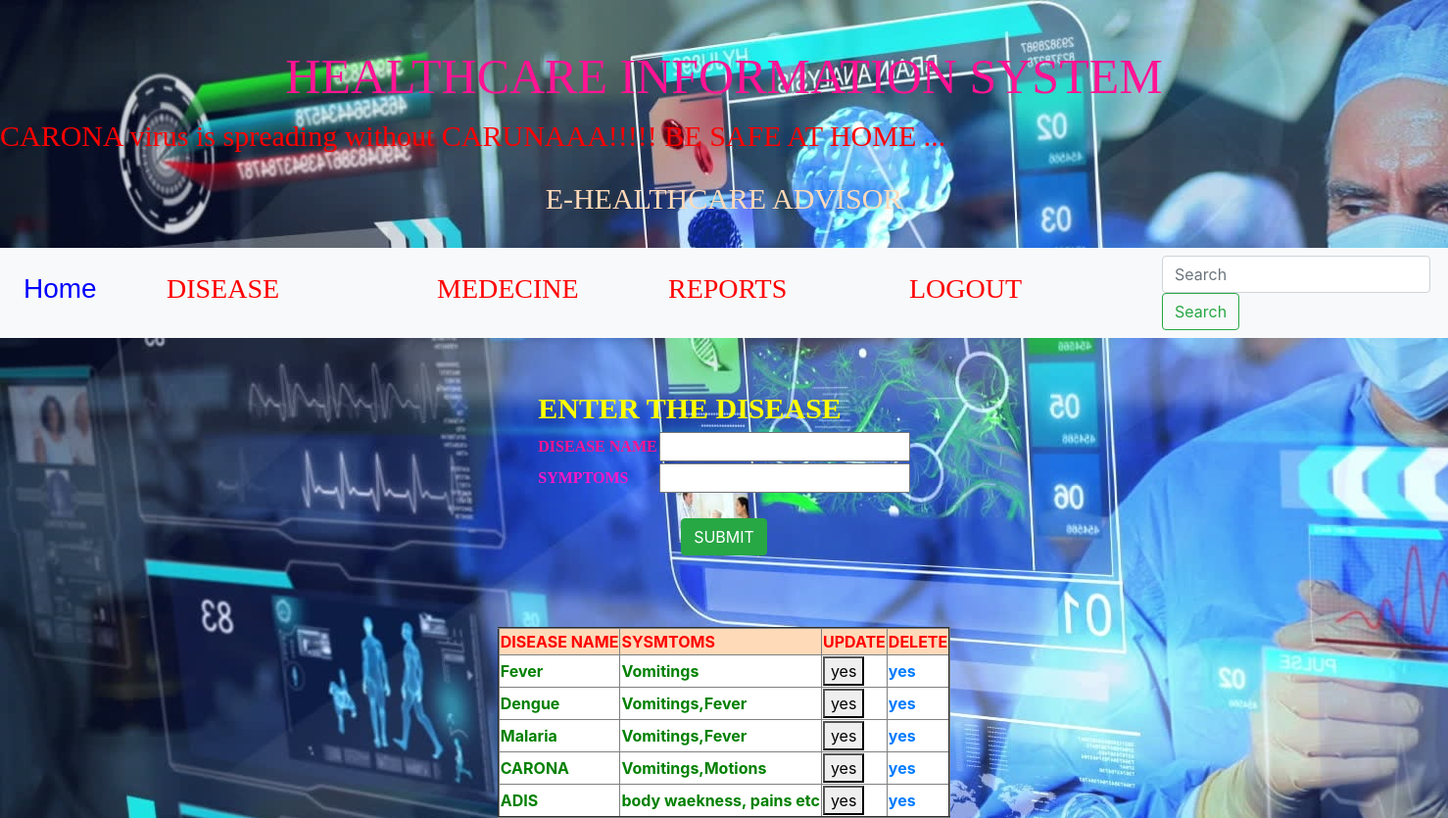
Page /disease_home_page/ on the committed database.
### app/models.py (models this page shows)
class diseasemodel(models.Model):
    dis_name=models.CharField(max_length=20)
    sysmtoms=models.CharField(max_length=40)

### app/views.py (the view, shortened to what this page needs)
# urls.py: path('disease_home_page/',views.disease_home_page.as_view(),name='disease_home_page'),
class disease_home_page(View):
    def get(self,request):
        ds=diseasemodel.objects.all()
        return render(request,"disease_home_page.html",{"data":ds})

### templates/disease_home_page.html (shortened to what this page needs)
<!doctype html>
{% load static %}
<html lang="en">
  <head>
    <link rel="stylesheet" href="https://stackpath.bootstrapcdn.com/bootstrap/4.3.1/css/bootstrap.min.css">
<link rel="stylesheet" href="{% static 'css/adm2.css' %}">
  </head>
  <body>
    <br>
  <br>
   <h1 style="font-family: Algerian;text-align: center;font-size: 50px;color: deeppink">HEALTHCARE INFORMATION SYSTEM</h1>
  <marquee><font style="font-size: 30px;color: red;font-family: Algerian"> CARONA virus is spreading without CARUNAAA!!!!! BE SAFE AT HOME ...</font></marquee>
  <br>
  <h3 style="font-family: 'Arial Black';font-size: 30px;color: peachpuff;text-align: center">E-HEALTHCARE ADVISOR</h3>
  <br>
{% include 'adminmenu.html' %}
    <br>
    <br>
    <form method="post">
    <table align="center">
        <tr>
            <th style="font-family:'Arial Black';color: yellow;font-size: 30px" colspan="2">ENTER THE DISEASE</th>
        </tr>
        <tr>
            <th style="font-family: Algerian;color: deeppink">DISEASE NAME</th>
            <th><input type="text" required name="b3"></th>
        </tr>
        <tr>
            <th style="font-family: Algerian;color: #ff16c8">SYMPTOMS</th>
            <th><input type="text" name="b4" required></th>
        </tr>
        <tr>
            <th colspan="2" style="text-align: center"><br><button type="submit" class="btn btn-success">SUBMIT</button></th>
        </tr>
    </table>
    </form>
    <br>
    <br>
    <br>
<table align="center" border="2">
    <tr style="background-color: peachpuff;color: red">
        <th>DISEASE NAME</th>
        <th>SYSMTOMS</th>
        <th>UPDATE</th>
        <th>DELETE</th>
    </tr>
    {% for x in data %}
        <tr style="color: green;background-color: white">
        <th>{{ x.dis_name }}</th>
        <th>{{ x.sysmtoms }}</th>
            <form action="{% url 'update_des' %}" method="post">
                <th><input type="hidden" value="{{ x.id }}" readonly name="u1"><button type="submit">yes</button></th>
            </form>
            <th><a href="{% url 'delete_des'%}?dis_name={{ x.dis_name }}">yes</a></th>
        </tr>
    {% endfor %}
</table>
  </body>
</html>

### app/static/css/adm2.css (style rules this page uses)
body { background-image: url("../images/adm2.jpg"); }

### rows in the picture
diseasemodel: dis_name "Fever", sysmtoms "Vomitings"
diseasemodel: dis_name "Dengue", sysmtoms "Vomitings,Fever"
diseasemodel: dis_name "Malaria", sysmtoms "Vomitings,Fever"
diseasemodel: dis_name "CARONA", sysmtoms "Vomitings,Motions"
diseasemodel: dis_name "ADIS", sysmtoms "body waekness, pains etc"
